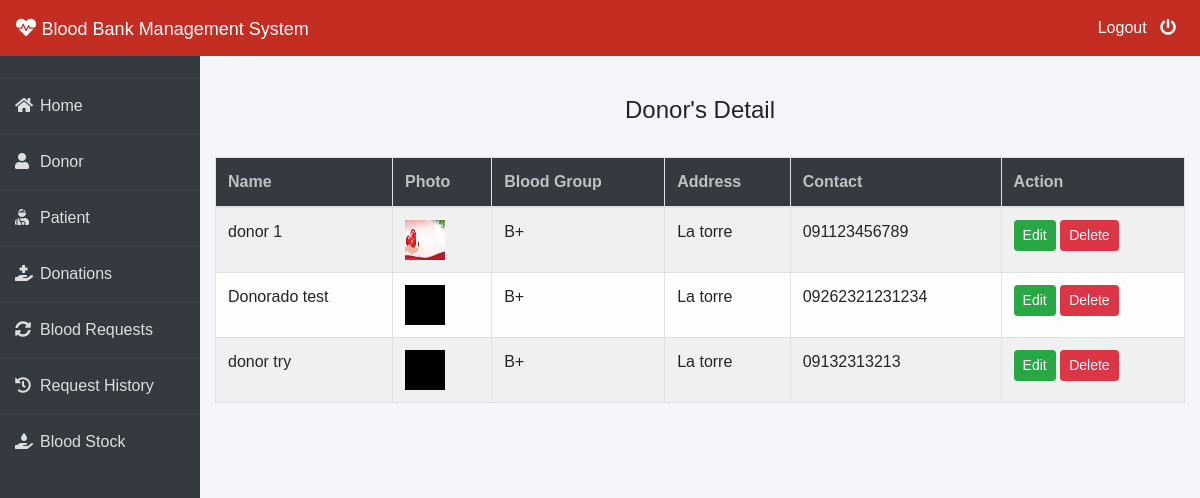
Page /admin-donor (signed in) on the earlier database version.
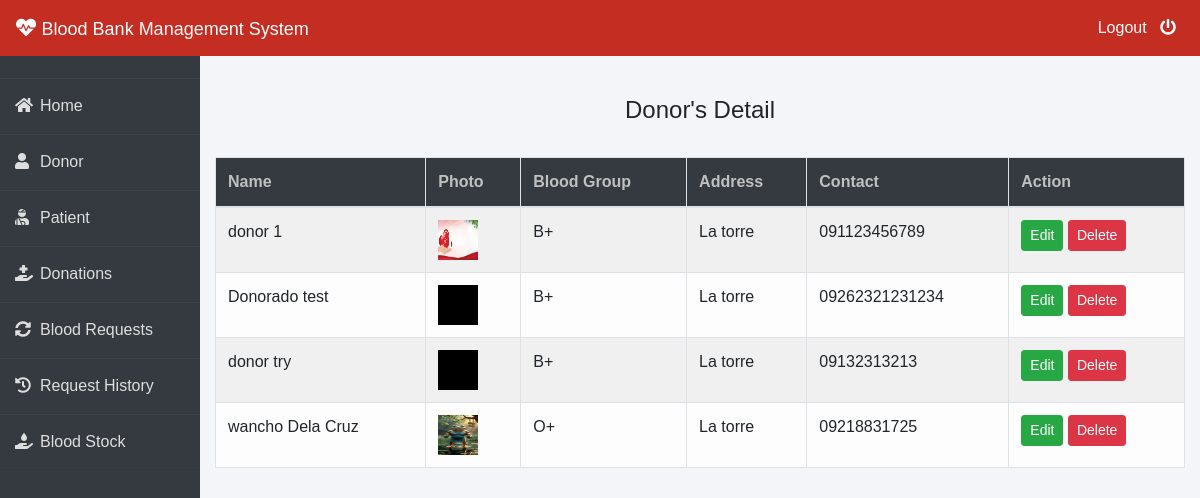
Same page on the later database version.
### donor/models.py (models this page shows, shortened)
class Donor(models.Model):
    user = models.OneToOneField(User, on_delete=models.CASCADE)
    profile_pic = models.ImageField(upload_to='profile_pic/Donor/', null=True, blank=True)
    BLOOD_GROUP_CHOICES = [
        ('A+', 'A+'),
        ('A-', 'A-'),
        ('B+', 'B+'),
        ('B-', 'B-'),
        ('AB+', 'AB+'),
        ('AB-', 'AB-'),
        ('O+', 'O+'),
        ('O-', 'O-'),
    ]
    bloodgroup = models.CharField(max_length=10, choices=BLOOD_GROUP_CHOICES)
    address = models.CharField(max_length=255)  # Increased max_length for more flexibility
    mobile = models.CharField(max_length=20, null=False)
    @property
    def get_name(self):
        return f"{self.user.first_name} {self.user.last_name}"

### blood/views.py (the view)
# urls.py: path('admin-donor', views.admin_donor_view,name='admin-donor'),
@login_required(login_url='adminlogin')
def admin_donor_view(request):
    donors=dmodels.Donor.objects.all()
    return render(request,'blood/admin_donor.html',{'donors':donors})

### templates/blood/admin_donor.html
{% extends 'blood/adminbase.html' %}
{% block content %}
{% load widget_tweaks %}
{%load static%}
<br><br>
<div class="container">
    <H4 class="text-center">Donor's Detail</H4><br>
    <table class="table table-light table-hover table-bordered table-striped">
        <thead class="bg-dark">
            <tr>
                <th scope="col" style="color: rgb(192, 192, 192);">Name</th>
                <th scope="col" style="color: rgb(192, 192, 192);">Photo</th>
                <th scope="col" style="color: rgb(192, 192, 192);">Blood Group</th>
                <th scope="col" style="color: rgb(192, 192, 192);">Address</th>
                <th scope="col" style="color: rgb(192, 192, 192);">Contact</th>
                <th style="color: rgb(192, 192, 192);">Action</th>
            </tr>
        </thead>
        <tbody>
            {% for t in donors %}
            <tr>
                <td> {{t.get_name}}</td>
                <td> <img src="{% static t.profile_pic.url %}" alt="Profile Pic" height="40px" width="40px" /></td>
                <td>{{t.bloodgroup}}</td>
                <td>{{t.address}}</td>
                <td>{{t.mobile}}</td>
                <td>
                    <button class="btn btn-success btn-sm"><a  style="text-decoration: none;color: white;" href="{% url 'update-donor' t.id  %}">Edit</a> </button>
                    <button class="btn btn-danger btn-sm"><a  style="text-decoration: none;color: white;" href="{% url 'delete-donor' t.id  %}">Delete</a> </button>
                </td>
            </tr>
            {% endfor %}
        </tbody>
    </table>
</div>
{% endblock content %}

Differences in the rows shown:
added Donor: get_name "wancho Dela Cruz", profile_pic (picture), bloodgroup "O+", address "La torre", mobile "09218831725"
